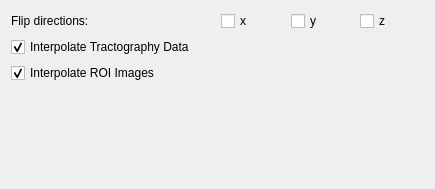
     <widget class="QWidget" name="page_data">
      <property name="geometry">
       <rect>
        <x>0</x>
        <y>0</y>
        <width>435</width>
        <height>189</height>
       </rect>
      </property>
      <attribute name="label">
       <string>Data Handling</string>
      </attribute>
      <attribute name="toolTip">
       <string>Specify interpolation and direction flips.</string>
      </attribute>
      <layout class="QGridLayout" name="gridLayout_6">
       <item row="1" column="0">
        <widget class="QFrame" name="frame_3">
         <property name="frameShape">
          <enum>QFrame::NoFrame</enum>
         </property>
         <property name="frameShadow">
          <enum>QFrame::Raised</enum>
         </property>
         <layout class="QGridLayout" name="gridLayout_7">
          <property name="leftMargin">
           <number>0</number>
          </property>
          <property name="topMargin">
           <number>0</number>
          </property>
          <property name="rightMargin">
           <number>0</number>
          </property>
          <property name="bottomMargin">
           <number>0</number>
          </property>
          <item row="0" column="0">
           <widget class="QCheckBox" name="m_InterpolationBox">
            <property name="toolTip">
             <string>Trilinearly interpolate the input image used for tractography.</string>
            </property>
            <property name="text">
             <string>Interpolate Tractography Data</string>
            </property>
            <property name="checked">
             <bool>true</bool>
            </property>
           </widget>
          </item>
          <item row="1" column="0">
           <widget class="QCheckBox" name="m_MaskInterpolationBox">
            <property name="toolTip">
             <string>Trilinearly interpolate the ROI images used to constrain the tractography.</string>
            </property>
            <property name="text">
             <string>Interpolate ROI Images</string>
            </property>
            <property name="checked">
             <bool>true</bool>
            </property>
           </widget>
          </item>
         </layout>
        </widget>
       </item>
       <item row="0" column="0">
        <widget class="QFrame" name="frame_2">
         <property name="frameShape">
          <enum>QFrame::NoFrame</enum>
         </property>
         <property name="frameShadow">
          <enum>QFrame::Raised</enum>
         </property>
         <layout class="QGridLayout" name="gridLayout_3">
          <property name="leftMargin">
           <number>0</number>
          </property>
          <property name="topMargin">
           <number>0</number>
          </property>
          <property name="rightMargin">
           <number>0</number>
          </property>
          <property name="bottomMargin">
           <number>0</number>
          </property>
          <item row="7" column="1">
           <widget class="QFrame" name="frame">
            <property name="frameShape">
             <enum>QFrame::NoFrame</enum>
            </property>
            <property name="frameShadow">
             <enum>QFrame::Raised</enum>
            </property>
            <layout class="QGridLayout" name="gridLayout_4">
             <property name="leftMargin">
              <number>0</number>
             </property>
             <property name="topMargin">
              <number>0</number>
             </property>
             <property name="rightMargin">
              <number>0</number>
             </property>
             <property name="bottomMargin">
              <number>0</number>
             </property>
             <item row="0" column="0">
              <widget class="QCheckBox" name="m_FlipXBox">
               <property name="toolTip">
                <string>Internally flips progression directions. This might be necessary depending on the input data.</string>
               </property>
               <property name="text">
                <string>x</string>
               </property>
              </widget>
             </item>
             <item row="0" column="1">
              <widget class="QCheckBox" name="m_FlipYBox">
               <property name="toolTip">
                <string>Internally flips progression directions. This might be necessary depending on the input data.</string>
               </property>
               <property name="text">
                <string>y</string>
               </property>
              </widget>
             </item>
             <item row="0" column="2">
              <widget class="QCheckBox" name="m_FlipZBox">
               <property name="toolTip">
                <string>Internally flips progression directions. This might be necessary depending on the input data.</string>
               </property>
               <property name="text">
                <string>z</string>
               </property>
              </widget>
             </item>
            </layout>
           </widget>
          </item>
          <item row="7" column="0">
           <widget class="QLabel" name="m_SeedsPerVoxelLabel_3">
            <property name="toolTip">
             <string/>
            </property>
            <property name="text">
             <string>Flip directions:</string>
            </property>
           </widget>
          </item>
         </layout>
        </widget>
       </item>
       <item row="2" column="0">
        <spacer name="verticalSpacer_4">
         <property name="orientation">
          <enum>Qt::Vertical</enum>
         </property>
         <property name="sizeHint" stdset="0">
          <size>
           <width>20</width>
           <height>40</height>
          </size>
         </property>
        </spacer>
       </item>
      </layout>
     </widget>
